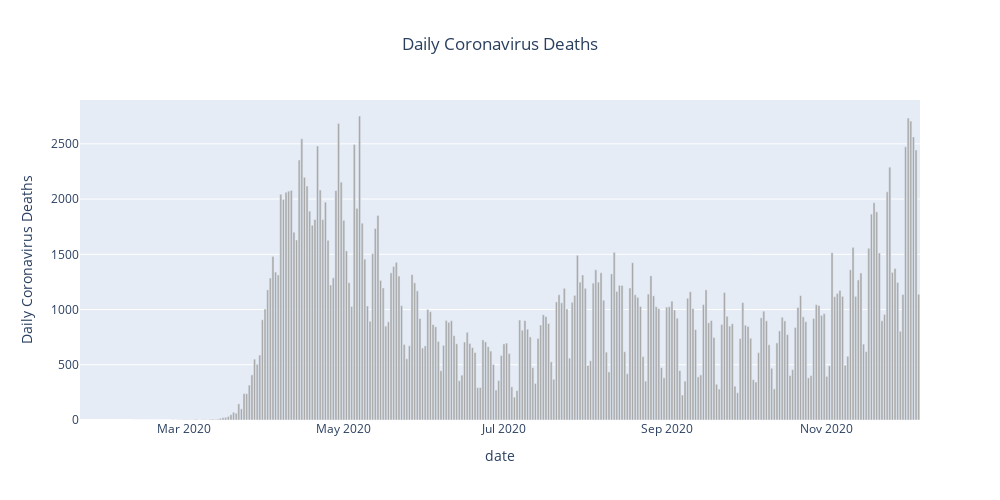

Notebook code for this chart:
### Markdown cell above
## Daily New Deaths in the United States

### Code cell
fig=px.bar(US_daily,x='date',y="Daily deaths",title="Daily Coronavirus Deaths")
           #labels={'date':'date',
            #      ['Daily New Cases','Daily recoveries']:'Daily cases'})
#fig=px.line(US_daily,x='date',y='Daily recoveries')

#fig.add_trace(line=dict(color=['red','green'],width=4))

fig.update_traces(marker_color='darkgray')

fig.update_layout(
        #title_text = 'Covid-19 deaths In The United States By Geography',
        yaxis_title="Daily Coronavirus Deaths",
        title_x=0.5,
        showlegend = True,
        legend_title="",
        width=1000,height=500)

        
fig.show()

### Figure 1 — Plotly figure (JSON) as saved in the notebook; plotly's stock layout.template omitted (floating-point values rounded to 4 significant figures; data arrays with more than 128 entries replaced by an {"elided": "..."} marker saying what was removed)
{"data": [{"alignmentgroup": "True", "hovertemplate": "date=%{x}<br>Daily deaths=%{y}<extra></extra>", "legendgroup": "", "marker": {"color": "darkgray"}, "name": "", "offsetgroup": "", "orientation": "v", "showlegend": false, "textposition": "auto", "type": "bar", "x": {"elided": "320 str values"}, "xaxis": "x", "y": {"elided": "320 int values"}, "yaxis": "y"}], "layout": {"barmode": "relative", "height": 500, "legend": {"title": {"text": ""}, "tracegroupgap": 0}, "showlegend": true, "title": {"text": "Daily Coronavirus Deaths", "x": 0.5}, "width": 1000, "xaxis": {"anchor": "y", "domain": [0, 1], "title": {"text": "date"}}, "yaxis": {"anchor": "x", "domain": [0, 1], "title": {"text": "Daily Coronavirus Deaths"}}}}
